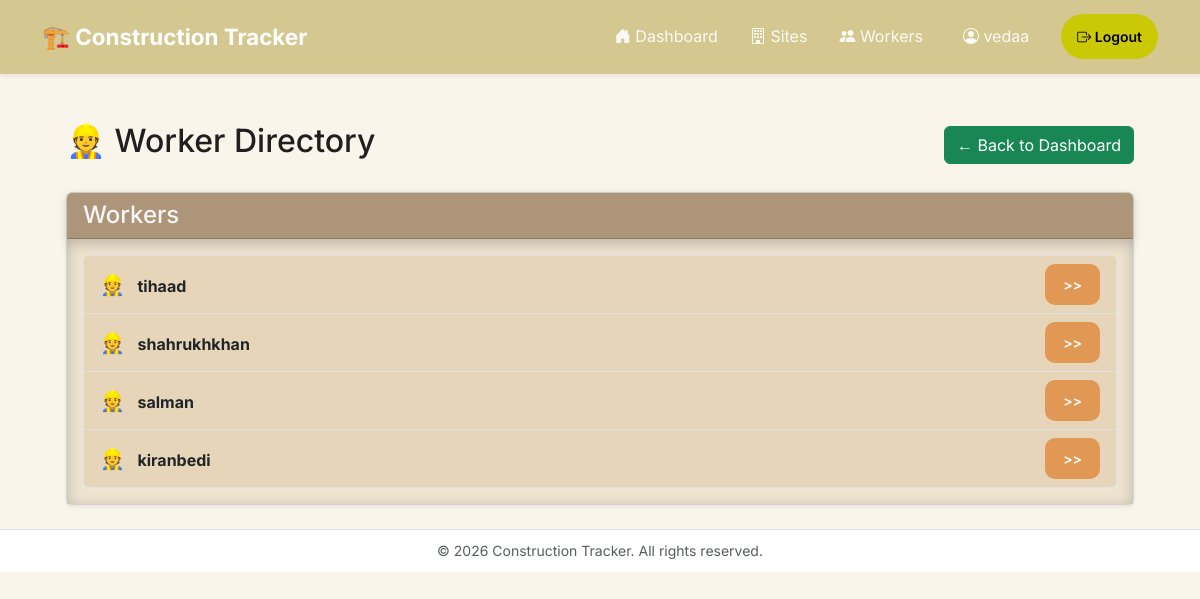
Before: /dashboard/worker_list/ (signed in) with the older database file.
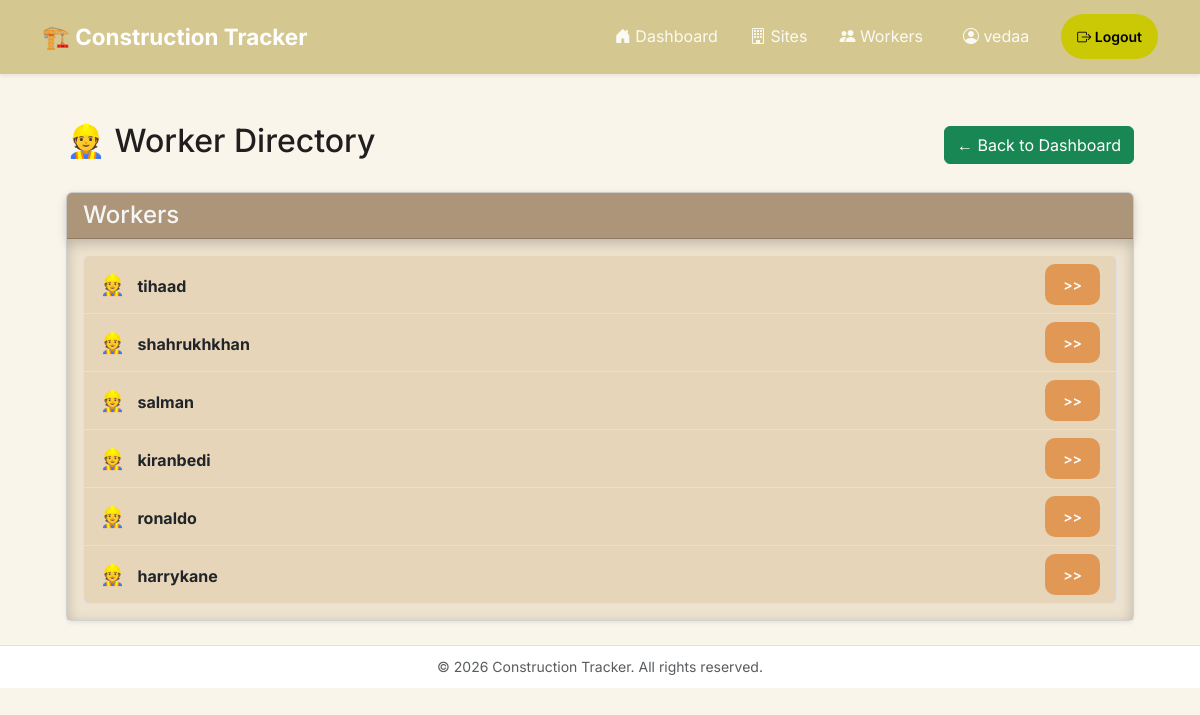
After: the same page with the newer database file.
### logs/models.py (models this page shows, shortened)
class UserProfile(models.Model):
    user=models.OneToOneField(User, on_delete=models.CASCADE)
    ROLE_CHOICES=[
        ('manager', 'Manager'),
        ('worker', 'Worker'),
    ]
    role=models.CharField(max_length=20, choices=ROLE_CHOICES)

### logs/views.py (the view)
# urls.py: path("dashboard/worker_list/", views.worker_list, name='worker_list'),
@manager_required
def worker_list(request):
    workerlist=UserProfile.objects.filter(role='worker')
    return render(request, 'worker_list.html', {'workerlist': workerlist})

### logs/context_processors.py (called while the page is built)
def user_role(request):
    role = None
    if request.user.is_authenticated and not request.user.is_superuser:
        profile = UserProfile.objects.filter(user=request.user).first()
        if profile:
            role = profile.role
    return {
        "user_role": role
    }

### logs/views.py (called while the page is built)
def manager_required(view_func):
    @wraps(view_func)
    @login_required
    def wrapped(request, *args, **kwargs):
        if request.user.is_superuser:
            return view_func(request, *args, **kwargs)
        profile = UserProfile.objects.filter(user=request.user).first()
        if profile is None or profile.role != "manager":
            raise PermissionDenied
        return view_func(request, *args, **kwargs)
    return wrapped

### logs/templates/worker_list.html
{% extends 'base.html' %}
{% block content %}
<div class="container-fluid px-4 mt-4">
    <div class="d-flex justify-content-between align-items-center mb-4">
        <h2>👷 Worker Directory</h2>
        <a href="{% url 'dashboard' %}" class="btn btn-success">
            ← Back to Dashboard
        </a>
    </div>
    <div class="card shadow-sm">
        <div class="card-header site-header">
            <h4 class="mb-0">Workers</h4>
        </div>
        <div class="card-body table-container material-log-body">
            <div class="list-group worker-rowcard">
                {% for worker in workerlist %}
                <a href="{% url 'worker_profile' worker.user.pk %}"
                   class="list-group-item list-group-item-action d-flex justify-content-between align-items-center worker-item">
                    <div>
                        <span class="fs-5 me-2">👷</span>
                        <strong>{{ worker.user.username }}</strong>
                    </div>
                    <span class="btn site-btn btn-sm">
                        >>
                    </span>
                </a>
                {% empty %}
                <div class="text-center text-muted py-4">
                    No workers available.
                </div>
                {% endfor %}
            </div>
        </div>
    </div>
</div>
{% endblock %}

Changed rows visible on the page:
added UserProfile: user.username "ronaldo"
added UserProfile: user.username "harrykane"
